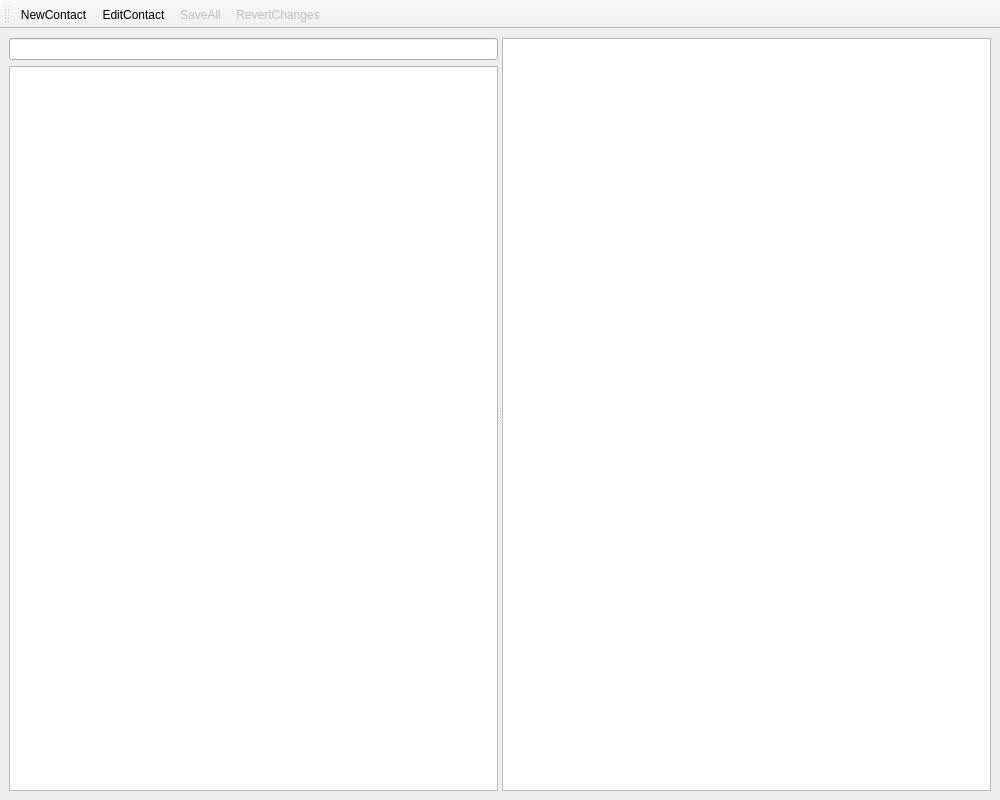
<?xml version="1.0" encoding="UTF-8"?>
<ui version="4.0">
 <class>MainWindow</class>
 <widget class="QMainWindow" name="MainWindow">
  <property name="enabled">
   <bool>true</bool>
  </property>
  <property name="geometry">
   <rect>
    <x>0</x>
    <y>0</y>
    <width>1000</width>
    <height>800</height>
   </rect>
  </property>
  <property name="windowTitle">
   <string>CC-PIM</string>
  </property>
  <widget class="QWidget" name="central_widget">
   <layout class="QVBoxLayout" name="verticalLayout_2">
    <item>
     <widget class="QSplitter" name="splitter">
      <property name="enabled">
       <bool>true</bool>
      </property>
      <property name="orientation">
       <enum>Qt::Horizontal</enum>
      </property>
      <widget class="QWidget" name="verticalLayoutWidget">
       <layout class="QVBoxLayout" name="verticalLayout">
        <item>
         <widget class="SearchEdit" name="search_edit"/>
        </item>
        <item>
         <widget class="QListWidget" name="search_result_list"/>
        </item>
       </layout>
      </widget>
      <widget class="QTextEdit" name="output_edit"/>
     </widget>
    </item>
   </layout>
  </widget>
  <widget class="QMenuBar" name="menubar">
   <property name="geometry">
    <rect>
     <x>0</x>
     <y>0</y>
     <width>1000</width>
     <height>21</height>
    </rect>
   </property>
  </widget>
  <widget class="QToolBar" name="tool_bar">
   <property name="enabled">
    <bool>true</bool>
   </property>
   <property name="windowTitle">
    <string>toolBar</string>
   </property>
   <attribute name="toolBarArea">
    <enum>TopToolBarArea</enum>
   </attribute>
   <attribute name="toolBarBreak">
    <bool>false</bool>
   </attribute>
   <addaction name="action_new_contact"/>
   <addaction name="action_edit_contact"/>
   <addaction name="action_save_all"/>
   <addaction name="action_revert_changes"/>
  </widget>
  <action name="action_edit_contact">
   <property name="enabled">
    <bool>true</bool>
   </property>
   <property name="icon">
    <iconset>
     <normaloff>../etc/icons/edit-contact.ico</normaloff>../etc/icons/edit-contact.ico</iconset>
   </property>
   <property name="text">
    <string>EditContact</string>
   </property>
   <property name="toolTip">
    <string>edit contact</string>
   </property>
  </action>
  <action name="action_new_contact">
   <property name="icon">
    <iconset>
     <normaloff>../etc/icons/new-contact.ico</normaloff>../etc/icons/new-contact.ico</iconset>
   </property>
   <property name="text">
    <string>NewContact</string>
   </property>
   <property name="toolTip">
    <string>new contact</string>
   </property>
  </action>
  <action name="action_save_all">
   <property name="enabled">
    <bool>false</bool>
   </property>
   <property name="icon">
    <iconset>
     <normaloff>../etc/icons/save.ico</normaloff>../etc/icons/save.ico</iconset>
   </property>
   <property name="text">
    <string>SaveAll</string>
   </property>
   <property name="toolTip">
    <string>save all</string>
   </property>
  </action>
  <action name="action_revert_changes">
   <property name="enabled">
    <bool>false</bool>
   </property>
   <property name="icon">
    <iconset>
     <normaloff>../etc/icons/revert.ico</normaloff>../etc/icons/revert.ico</iconset>
   </property>
   <property name="text">
    <string>RevertChanges</string>
   </property>
   <property name="toolTip">
    <string>revert changes</string>
   </property>
  </action>
 </widget>
 <customwidgets>
  <customwidget>
   <class>SearchEdit</class>
   <extends>QLineEdit</extends>
   <header>pysidegui.searchedit</header>
  </customwidget>
 </customwidgets>
 <resources/>
 <connections/>
</ui>
